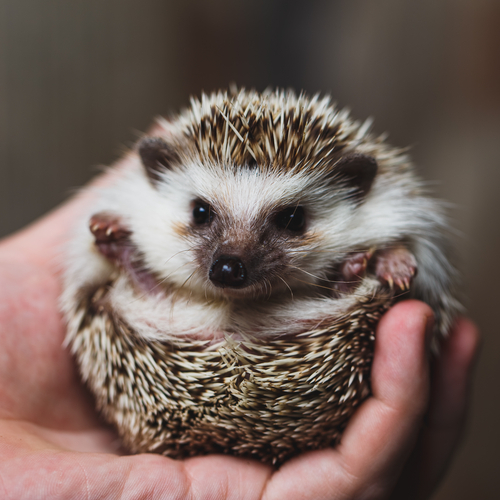
//> input picture img/hari.jpg, 500 x 500 px
$ ./011   (built with g++ and OpenCV 4)
//> lines starting //> are read from the running program, lines starting //| are printed output that depends on the picture; after the words box and inside, x2 and y2 are one past the last pixel; in counts of white or black regions, pixels touching at a corner belong together
//http://cvwww.ee.ous.ac.jp/semi/opencv#2.1
//2値化
//g++ -o 011 011.cpp `pkg-config --cflags opencv` `pkg-config --libs opencv`
#include <opencv2/opencv.hpp>

int main(void)
{
    // 画像を格納するオブジェクトを宣言する
    cv::Mat src, dst1, dst2, dst3, dst4;

    // 画像ファイルから画像データを読み込む
    // * 第2引数に IMREAD_GRAYSCALE を指定すると、グレイスケール画像に変換する
    src = cv::imread("../../../img/hari.jpg", cv::IMREAD_GRAYSCALE);
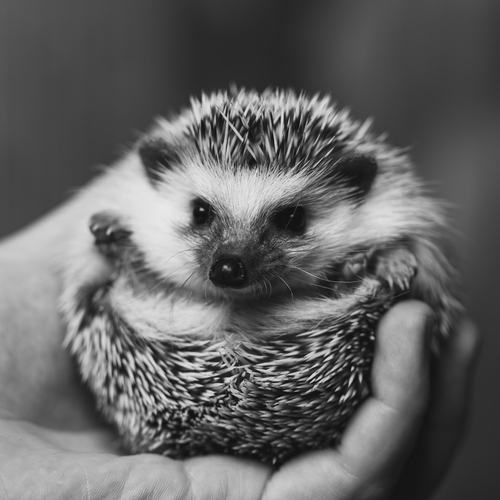
//> src: 500 rows x 500 cols, CV_8UC1; min 7, max 233, mean 99.5

    // 2値化処理
    // * 2値化閾値 = 140, 変換後の最大値 = 255
    cv::threshold(src, dst1, 140, 255, cv::THRESH_BINARY);
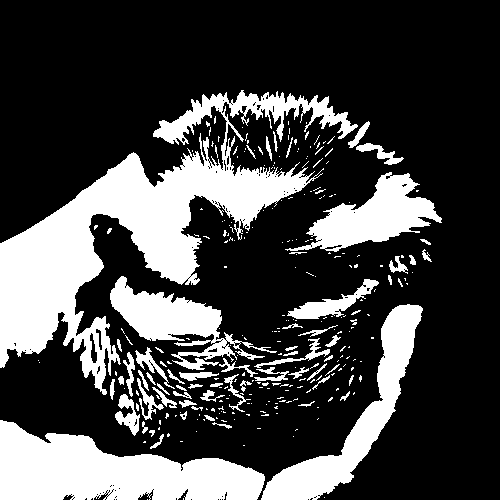
//> dst1: 500 rows x 500 cols, CV_8UC1; 27.1% white; 291 white regions (226 under 20 px), largest, box (x1, y1, x2, y2) and area: (0, 90, 358, 395) 29522, (0, 420, 265, 500) 12994, (261, 304, 423, 500) 7242

    // 2値化処理（判別分析2値化法（大津の方法））
    // * 最適な閾値を自動的に算出する
    cv::threshold(src, dst2, 0, 255, cv::THRESH_OTSU);
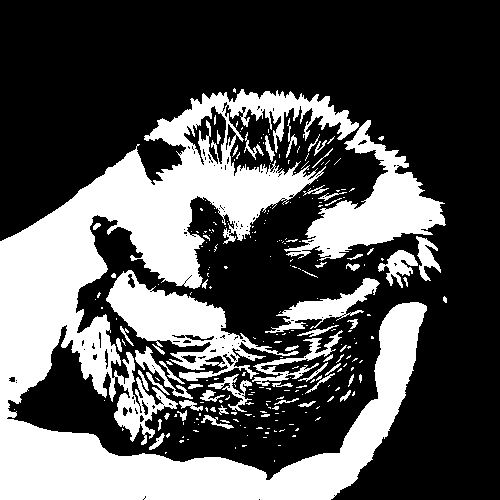
//> dst2: 500 rows x 500 cols, CV_8UC1; 33.7% white; 261 white regions (202 under 20 px), largest, box (x1, y1, x2, y2) and area: (0, 89, 427, 500) 60776, (284, 120, 446, 261) 7654, (106, 270, 299, 381) 6929

    // 膨張処理（最大値フィルタ）
    cv::dilate(dst2, dst3, cv::Mat());
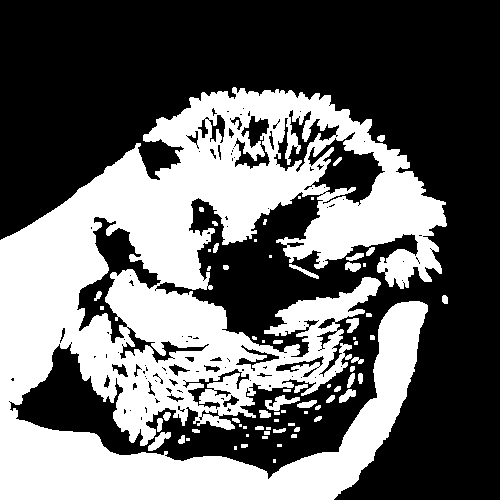
//> dst3: 500 rows x 500 cols, CV_8UC1; 40.8% white; 71 white regions (27 under 20 px), largest, box (x1, y1, x2, y2) and area: (0, 87, 447, 500) 99131, (265, 395, 300, 411) 251, (148, 432, 171, 451) 199

    // 収縮処理（最小値フィルタ）
    cv::erode(dst2, dst4, cv::Mat());
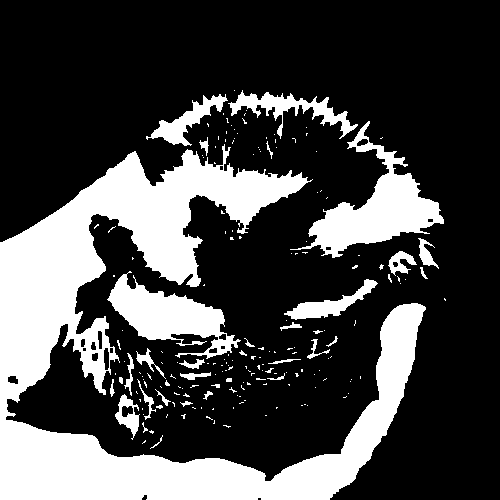
//> dst4: 500 rows x 500 cols, CV_8UC1; 27.3% white; 189 white regions (155 under 20 px), largest, box (x1, y1, x2, y2) and area: (0, 144, 426, 500) 49472, (290, 121, 444, 258) 6445, (107, 271, 241, 359) 4804

    cv::imshow("原画像", src);
    cv::imshow("2値化処理", dst1);
    cv::imshow("2値化処理（大津の方法）", dst2);
    cv::imshow("膨張処理", dst3);
    cv::imshow("収縮処理", dst4);

    cv::waitKey();

    return 0;
}
